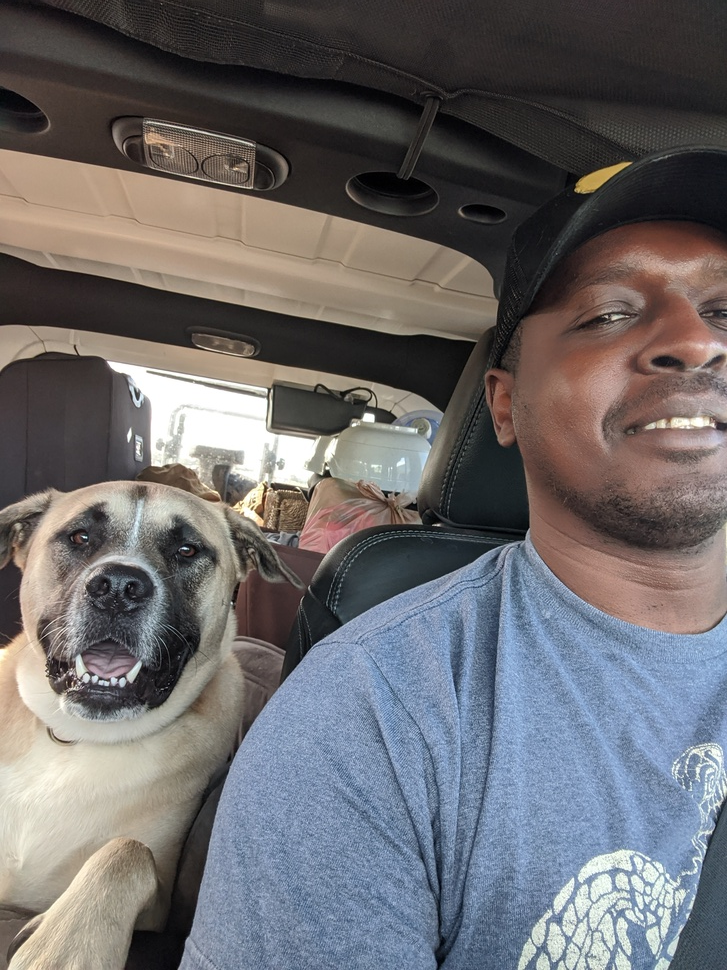
#> input picture Feature_Detection_n_Matching/Oriented and Rotated/surf/images/face1.jpg, 727 x 970 px, shrunk from 2448 x 3264 before the run, given in place of face1.jpeg, which was not available
$ python fast.py
#> lines starting #> are read from the running program, lines starting #| are printed output that depends on the picture; pictures that were not available may be replaced by others from this repository, and a replacement may not be noted
#!/use/bin/env python
# -*- coding: utf-8 -*-

# Dependencies
import cv2
import matplotlib.pyplot as plt
import numpy as np

# Load the image
image = cv2.imread('./images/face1.jpeg')
#> image is the input picture: shape (970, 727, 3); mean B, G, R 108.3, 106.2, 108.2

# Convert image to RGB
image = cv2.cvtColor(image, cv2.COLOR_BGR2RGB)

# Convert image to gray scale
gray = cv2.cvtColor(image, cv2.COLOR_RGB2GRAY)
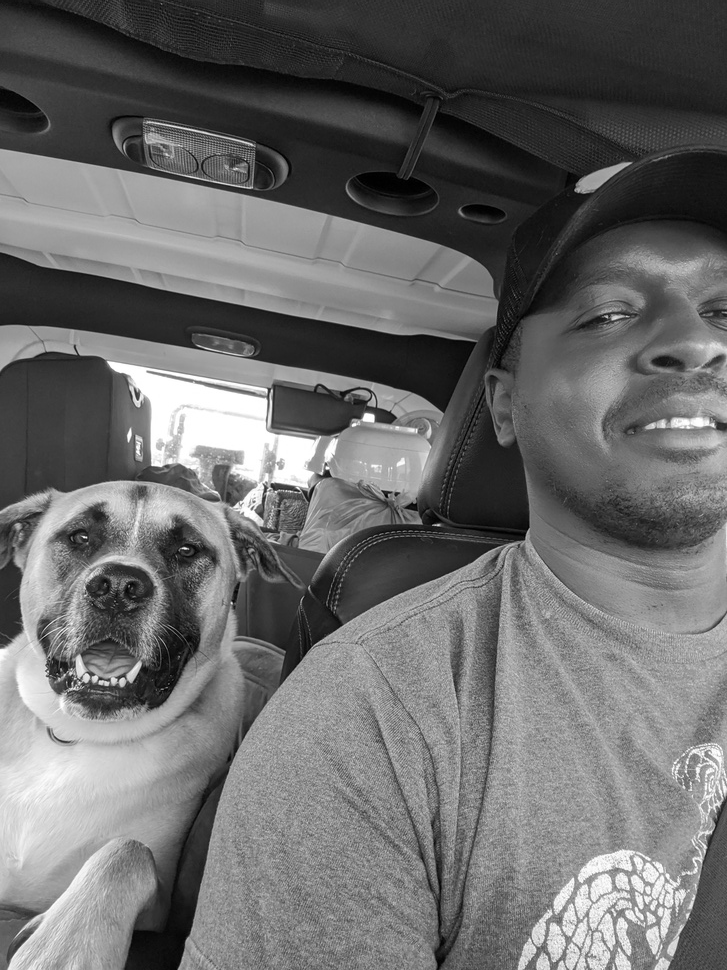
#> gray: shape (970, 727); min 0, max 255, mean 107

# Display image and gray image
fx, plots = plt.subplots(1, 2, figsize=(20, 10))

plots[0].set_title("Orignal Image")
plots[0].imshow(image)

plots[1].set_title("Gray Image")
plots[1].imshow(gray, cmap="gray")

fast = cv2.FastFeatureDetector_create()

# Detect keypoints with non max suppression
keypoints_with_nonmax = fast.detect(gray, None)
#> keypoints_with_nonmax = 22042 keypoints; strongest (x, y, size): (85, 537, 7), (186, 548, 7), (321, 473, 7), (122, 678, 7)

# Disable nonmaxSuppression
fast.setNonmaxSuppression(False)

# Detect keypoints without non max suppression
keypoints_without_nonmax = fast.detect(gray, None)
#> keypoints_without_nonmax = 56233 keypoints; strongest (x, y, size): (60, 3, 7), (61, 3, 7), (77, 3, 7), (82, 3, 7)

image_with_nonmax = np.copy(image)
image_without_nonmax = np.copy(image)

# Draw keypoints on top of the input image
cv2.drawKeypoints(image, keypoints_with_nonmax, image_with_nonmax, color=(
    0, 255, 0), flags=cv2.DRAW_MATCHES_FLAGS_DRAW_RICH_KEYPOINTS)
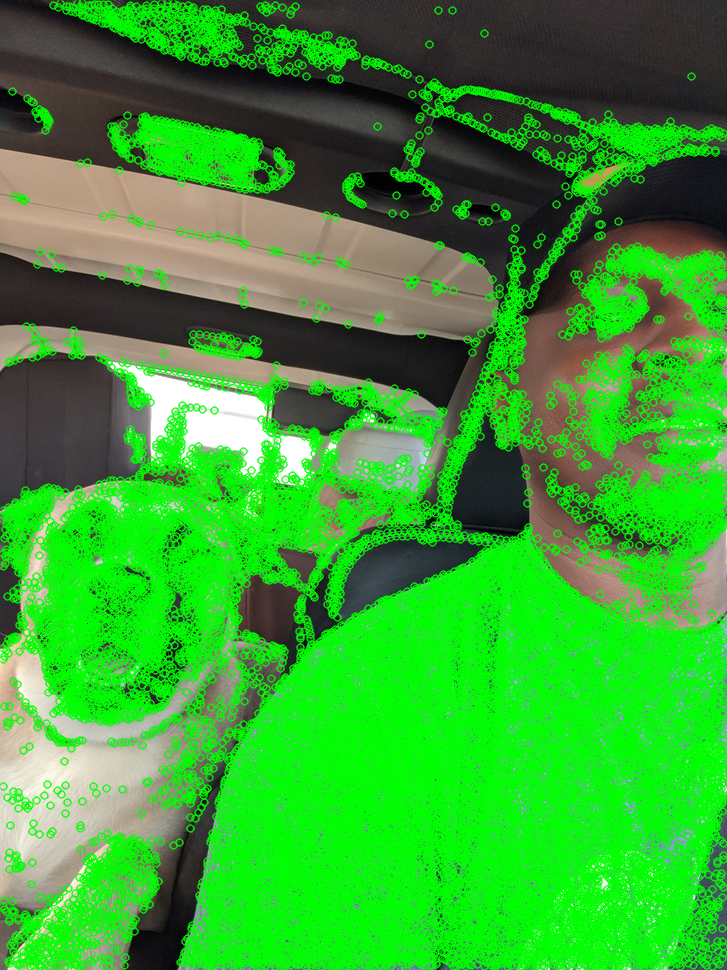
#> image_with_nonmax: shape (970, 727, 3); mean R, G, B 56.3, 161.6, 49
cv2.drawKeypoints(image, keypoints_without_nonmax, image_without_nonmax, color=(
    0, 255, 0), flags=cv2.DRAW_MATCHES_FLAGS_DRAW_RICH_KEYPOINTS)
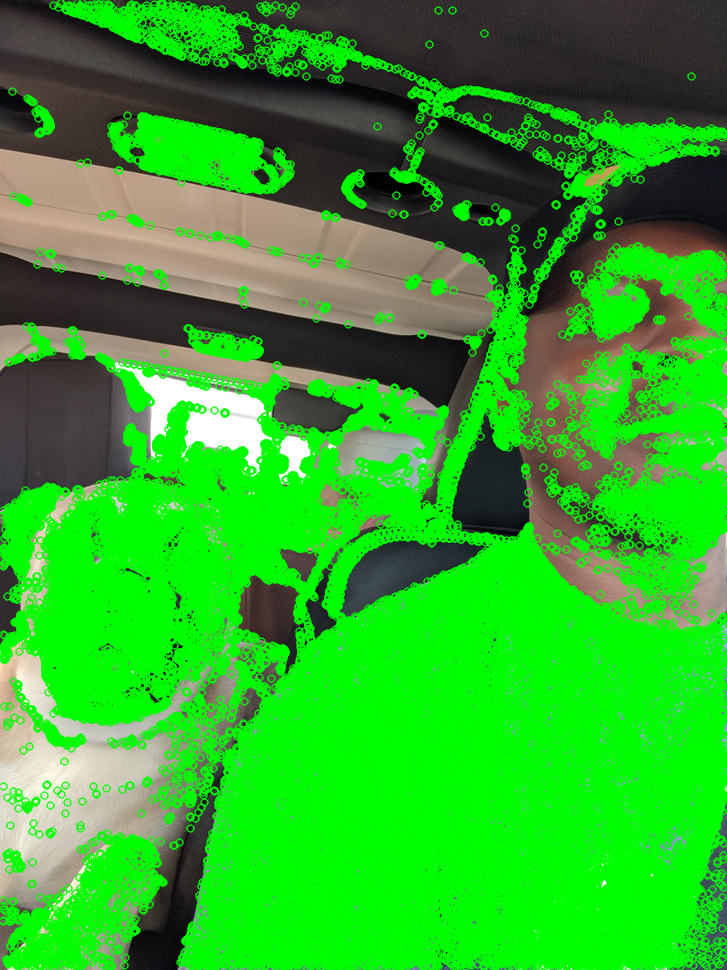
#> image_without_nonmax: shape (970, 727, 3); mean R, G, B 46.9, 172.2, 39.5

# Display image with and without non max suppression
fx, plots = plt.subplots(1, 2, figsize=(20, 10))

plots[0].set_title("With non max suppression")
plots[0].imshow(image_with_nonmax)

plots[1].set_title("Without non max suppression")
plots[1].imshow(image_without_nonmax)

# Print the number of keypoints detected in the training image
print("Number of Keypoints Detected In The Image With Non Max Suppression: ",
      len(keypoints_with_nonmax))
#| Number of Keypoints Detected In The Image With Non Max Suppression:  22042

# Print the number of keypoints detected in the query image
print("Number of Keypoints Detected In The Image Without Non Max Suppression: ",
      len(keypoints_without_nonmax))
#| Number of Keypoints Detected In The Image Without Non Max Suppression:  56233
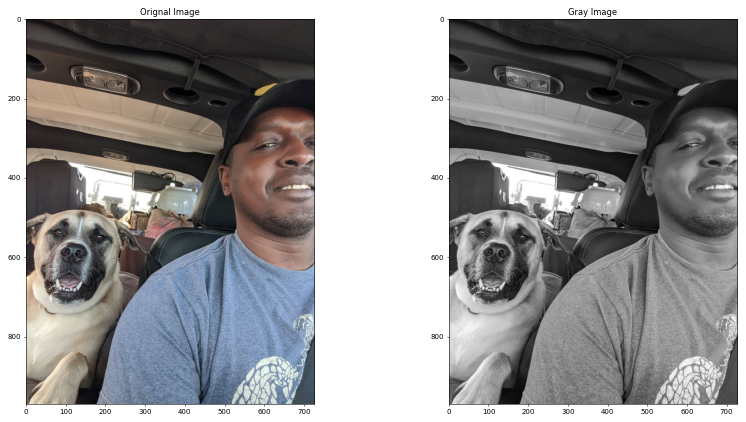
#> figure drawn by matplotlib, 2 panels
